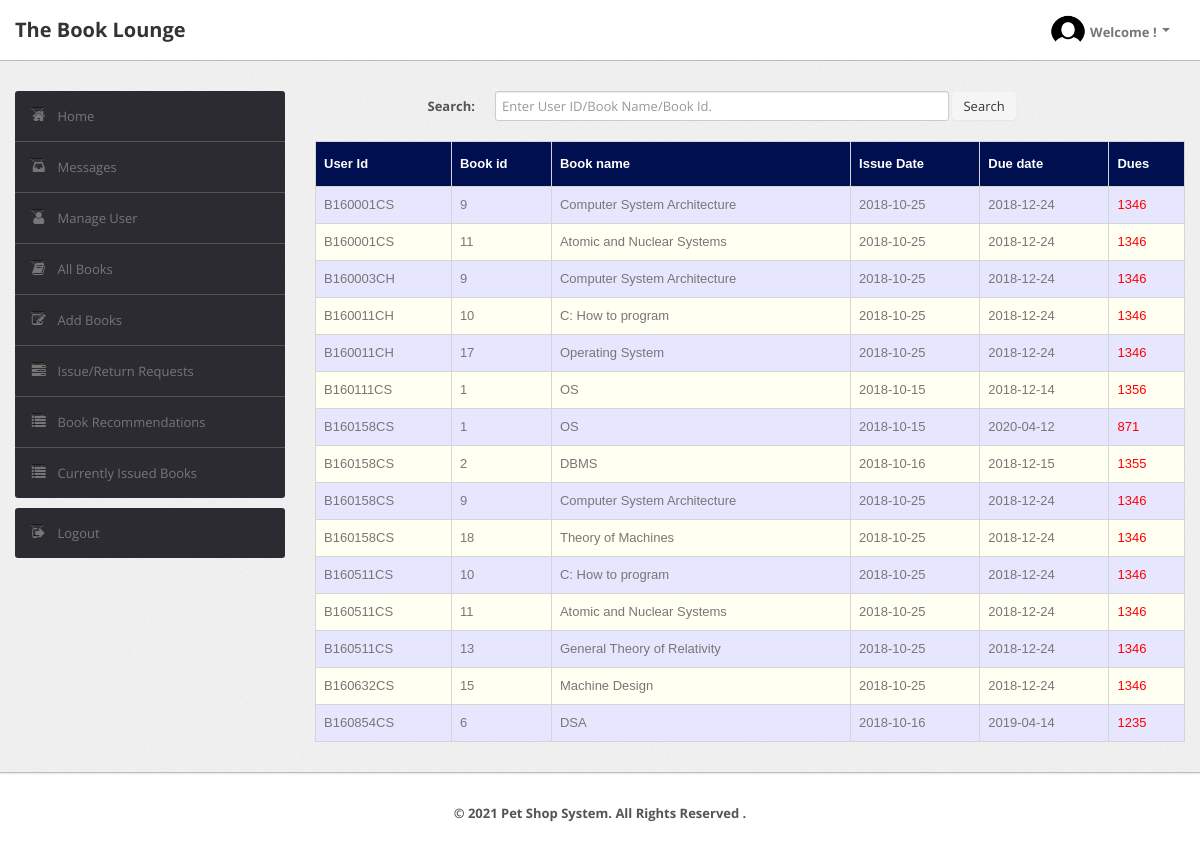
Page /admin/current.php (signed in) on the committed database.
### tables this page shows
CREATE TABLE `record` (`UserId` varchar(50) NOT NULL, `BookId` int(10) NOT NULL, `Date_of_Issue` date DEFAULT NULL, `Due_Date` date DEFAULT NULL, `Date_of_Return` date DEFAULT NULL, `Dues` int(10) DEFAULT NULL, `Renewals_left` int(10) DEFAULT NULL, `Time` time DEFAULT NULL, PRIMARY KEY (`UserId`,`BookId`), KEY `BookId` (`BookId`), CONSTRAINT `record_ibfk_1` FOREIGN KEY (`UserId`) REFERENCES `user` (`UserId`), CONSTRAINT `record_ibfk_2` FOREIGN KEY (`BookId`) REFERENCES `book` (`BookId`));

CREATE TABLE `book` (`BookId` int(10) NOT NULL AUTO_INCREMENT, `Title` varchar(50) DEFAULT NULL, `Publisher` varchar(50) DEFAULT NULL, `Year` varchar(50) DEFAULT NULL, `Availability` int(5) DEFAULT NULL, PRIMARY KEY (`BookId`));

### admin/current.php (the view, shortened to what this page needs)
<?php
    require('dbconn.php');
?>
<?php
    if ($_SESSION['UserId']) {
        $userId=$_GET['aid'];
        $sql="SELECT Name from LMS.user WHERE UserId='$userId'";
        $result=mysqli_query($conn, $sql);
        $row=mysqli_fetch_row($result);
?>
<!DOCTYPE html>
<html lang="en">
    <head>
        <link type="text/css" href="bootstrap/css/bootstrap.min.css" rel="stylesheet">
        <link type="text/css" href="bootstrap/css/bootstrap-responsive.min.css" rel="stylesheet">
        <link type="text/css" href="css/theme.css" rel="stylesheet">
        <link type="text/css" href="images/icons/css/font-awesome.css" rel="stylesheet">
    </head>
    <body>
        <div class="navbar navbar-fixed-top">
            <div class="navbar-inner">
                <div class="container">
                        <a class="brand" href="index.php">The Book Lounge </a>
                    <div class="nav-collapse collapse navbar-inverse-collapse">
                        <ul class="nav pull-right">
                            <li class="nav-user dropdown"><a href="#" class="dropdown-toggle" data-toggle="dropdown">
                                <img src="images/profile.png" class="nav-avatar" />Welcome <?=$row[0]?>!
                                <b class="caret"></b></a>
                            </li>
                        </ul>
                    </div>
                </div>
            </div>
        </div>
        <div class="wrapper">
            <div class="container">
                <div class="row">
                    <div class="span3">
                        <div class="sidebar">
                            <ul class="widget widget-menu unstyled">
                                <li class="active"><a href="index.php?aid=<?=$userId?>"><i class="menu-icon icon-home"></i>Home
                                </a></li>
                                <li><a href="message.php?aid=<?=$userId?>"><i class="menu-icon icon-inbox"></i>Messages</a>
                                </li>
                                <li><a href="user.php?aid=<?=$userId?>"><i class="menu-icon icon-user"></i>Manage User </a>
                                </li>
                                <li><a href="book.php?aid=<?=$userId?>"><i class="menu-icon icon-book"></i>All Books </a></li>
                                <li><a href="addbook.php?aid=<?=$userId?>"><i class="menu-icon icon-edit"></i>Add Books </a></li>
                                <li><a href="requests.php?aid=<?=$userId?>"><i class="menu-icon icon-tasks"></i>Issue/Return Requests </a></li>
                                <li><a href="recommendations.php?aid=<?=$userId?>"><i class="menu-icon icon-list"></i>Book Recommendations </a></li>
                                <li><a href="current.php?aid=<?=$userId?>"><i class="menu-icon icon-list"></i>Currently Issued Books </a></li>
                            </ul>
                            <ul class="widget widget-menu unstyled">
                                <li><a href="logout.php"><i class="menu-icon icon-signout"></i>Logout </a></li>
                            </ul>
                        </div>
                    </div>
                    <div class="span9">
                        <form class="form-horizontal row-fluid" action="current.php?aid=<?=$userId?>" method="post">
                                        <div class="control-group">
                                            <label class="control-label" for="Search"><b>Search:</b></label>
                                            <div class="controls">
                                                <input type="text" id="title" name="title" placeholder="Enter User ID/Book Name/Book Id." class="span8" required>
                                                <button type="submit" name="submit"class="btn">Search</button>
                                            </div>
                                        </div>
                                    </form>
                                    <br>
                                    <?php
                                    if(isset($_POST['submit']))
                                        {$s=$_POST['title'];
                                            $sql="select record.BookId,UserId,Title,Due_Date,Date_of_Issue,datediff(curdate(),Due_Date) as x from LMS.record,LMS.book where (Date_of_Issue is NOT NULL and Date_of_Return is NULL and book.Bookid = record.BookId) and (UserId='$s' or record.BookId='$s' or Title like '%$s%')";
                                        }
                                    else
                                        $sql="select record.BookId,UserId,Title,Due_Date,Date_of_Issue,datediff(curdate(),Due_Date) as x from LMS.record,LMS.book where Date_of_Issue is NOT NULL and Date_of_Return is NULL and book.Bookid = record.BookId";
                                    $result=$conn->query($sql);
                                    $rowcount=mysqli_num_rows($result);
                                    if(!($rowcount))
                                        echo "<br><center><h2><b><i>No Results</i></b></h2></center>";
                                    else
                                    {
                                    ?>
                        <table class="table" id = "tables">
                            <thead>
                                <tr>
                                    <th>User Id</th>
                                    <th>Book id</th>
                                    <th>Book name</th>
                                    <th>Issue Date</th>
                                    <th>Due date</th>
                                    <th>Dues</th>
                                </tr>
                            </thead>
                            <tbody>
                                <?php
                                    while($row=$result->fetch_assoc())
                                    {
                                        $userId=$row['UserId'];
                                        $bookid=$row['BookId'];
                                        $name=$row['Title'];
                                        $issuedate=$row['Date_of_Issue'];
                                        $duedate=$row['Due_Date'];
                                        $dues=$row['x'];
                                ?>
                                <tr>
                                    <td><?php echo strtoupper($userId) ?></td>
                                    <td><?php echo $bookid ?></td>
                                    <td><?php echo $name ?></td>
                                    <td><?php echo $issuedate ?></td>
                                    <td><?php echo $duedate ?></td>
                                    <td>
                                        <?php
                                            if($dues > 0){
                                                echo "<font color='red'>".$dues."</font>";
                                            }
                                            else{
                                                echo "<font color='green'>0</font>";
                                            }
                                        ?>
                                    </td>
                                </tr>
                                <?php
                                        }
                                    }
                                ?>
                            </tbody>
                        </table>
                    </div>
                </div>
            </div>
        </div>
<div class="footer">
            <div class="container">
                <center><b class="copyright">&copy; 2021 Pet Shop System. All Rights Reserved .</center>
            </div>
        </div>
    </body>
</html>
<?php
    }
    else {
        echo "<script type='text/javascript'>alert('Access Denied!!!')</script>";
    }
?>

### admin/css/theme.css (style rules this page uses)
#tables { font-family: "Trebuchet MS", Arial, Helvetica, sans-serif; border-collapse: collapse; width: 100%; }
#tables td, #tables th { border: 1px solid #ddd; padding: 8px; }
#tables tr:nth-child(even) { background-color: #fffff2; }
#tables tr:nth-child(odd) { background-color: #e6e6ff; }
#tables th { padding-top: 12px; padding-bottom: 12px; text-align: left; background-color: #000F50; color: white; }
body { font-size: 13px; font-family: 'Open Sans', Arial, sans-serif; background: #fff; color: #777 }
strong, b { color: #555 }
.wrapper { background: url(../images/bg.png) #eee; border-bottom: 1px solid #bbb; -webkit-box-shadow: 0 1px 2px rgba(0,0,0,0.1); -moz-box-shadow: 0 1px 2px rgba(0,0,0,0.1); box-shadow: 0 1px 2px rgba(0,0,0,0.1); padding: 30px 0 }
.footer { color: #999; padding: 30px 0 60px }
form { margin: 0 }
select, textarea, input[type="text"], input[type="password"], input[type="datetime"], input[type="datetime-local"], input[type="date"], input[type="month"], input[type="time"], input[type="week"], input[type="number"], input[type="email"], input[type="url"], input[type="search"], input[type="tel"], input[type="color"], .uneditable-input, label, input, button, select, textarea { -webkit-border-radius: 3px; -moz-border-radius: 3px; border-radius: 3px; font-size: 13px; font-family: 'Open Sans', Tahoma, Arial, sans-serif }
body [class^="icon-"], body [class*=" icon-"] { font-size: 14px; line-height: 20px; height: 20px }
.form-horizontal .control-group, .form-vertical .control-group { margin-bottom: 0 }
.navbar { position: static!important; margin: 0!important }
.navbar .navbar-inner { background: #fff; border-bottom: 1px solid #bbb; -webkit-box-shadow: 0 1px 2px rgba(0,0,0,0.15); -moz-box-shadow: 0 1px 2px rgba(0,0,0,0.15); box-shadow: 0 1px 2px rgba(0,0,0,0.15) }
.navbar .brand { color: #333; font-weight: bold; font-size: 20px; margin-right: 20px; padding: 20px }
.navbar .nav>li>a { padding: 20px 15px; font-weight: bold; color: #777 }
.nav-user>a { height: 20px }
.nav-avatar { width: 34px; height: 34px; margin: -7px 5px 0 0; -webkit-border-radius: 50%; -moz-border-radius: 50%; border-radius: 50% }
.btn, .btn-box { -webkit-border-radius: 3px; -moz-border-radius: 3px; border-radius: 3px }
.btn { font-size: 13px; font-weight: 600 }
.btn { display: inline-block; margin-bottom: 0; font-weight: 400; text-align: center; vertical-align: middle; cursor: pointer; background-image: none; border: 1px solid transparent; white-space: nowrap; padding: 4px 10px; font-size: 13px; line-height: 1.42857; border-radius: 4px; -webkit-user-select: none; -moz-user-select: none; -ms-user-select: none; user-select: none }
.table { margin-bottom: 0 }
.table th, .table td { border-color: #d5d5d5!important }
.widget-menu { background: #fff; -webkit-border-radius: 3px; -moz-border-radius: 3px; border-radius: 3px; overflow: hidden }
.widget-menu a { color: #555; display: block; line-height: 20px; padding: 15px; text-decoration: none!important }
.widget-menu .menu-icon { margin-right: 10px; color: #767676; -webkit-transition: all .2s ease-in-out; -moz-transition: all .2s ease-in-out; transition: all .2s ease-in-out; }
.widget-menu>li+li { border-top: 1px solid #555 }
.widget-menu>li>a { background-color: #2d2b32; color: #767676; -webkit-transition: all .2s ease-in-out; -moz-transition: all .2s ease-in-out; transition: all .2s ease-in-out; }

### rows in the picture
record: UserId "B160001CS", BookId "9", BookId.Title "Computer System Architecture", Date_of_Issue "2018-10-25", Due_Date "2018-12-24", dues "1346"
record: UserId "B160001CS", BookId "11", BookId.Title "Atomic and Nuclear Systems", Date_of_Issue "2018-10-25", Due_Date "2018-12-24", dues "1346"
record: UserId "B160003CH", BookId "9", BookId.Title "Computer System Architecture", Date_of_Issue "2018-10-25", Due_Date "2018-12-24", dues "1346"
record: UserId "B160011CH", BookId "10", BookId.Title "C: How to program", Date_of_Issue "2018-10-25", Due_Date "2018-12-24", dues "1346"
record: UserId "B160011CH", BookId "17", BookId.Title "Operating System", Date_of_Issue "2018-10-25", Due_Date "2018-12-24", dues "1346"
record: UserId "B160111CS", BookId "1", BookId.Title "OS", Date_of_Issue "2018-10-15", Due_Date "2018-12-14", dues "1356"
record: UserId "B160158CS", BookId "1", BookId.Title "OS", Date_of_Issue "2018-10-15", Due_Date "2020-04-12", dues "871"
record: UserId "B160158CS", BookId "2", BookId.Title "DBMS", Date_of_Issue "2018-10-16", Due_Date "2018-12-15", dues "1355"
record: UserId "B160158CS", BookId "9", BookId.Title "Computer System Architecture", Date_of_Issue "2018-10-25", Due_Date "2018-12-24", dues "1346"
record: UserId "B160158CS", BookId "18", BookId.Title "Theory of Machines", Date_of_Issue "2018-10-25", Due_Date "2018-12-24", dues "1346"
record: UserId "B160511CS", BookId "10", BookId.Title "C: How to program", Date_of_Issue "2018-10-25", Due_Date "2018-12-24", dues "1346"
record: UserId "B160511CS", BookId "11", BookId.Title "Atomic and Nuclear Systems", Date_of_Issue "2018-10-25", Due_Date "2018-12-24", dues "1346"
record: UserId "B160511CS", BookId "13", BookId.Title "General Theory of Relativity", Date_of_Issue "2018-10-25", Due_Date "2018-12-24", dues "1346"
record: UserId "B160632CS", BookId "15", BookId.Title "Machine Design", Date_of_Issue "2018-10-25", Due_Date "2018-12-24", dues "1346"
record: UserId "B160854CS", BookId "6", BookId.Title "DSA", Date_of_Issue "2018-10-16", Due_Date "2019-04-14", dues "1235"
